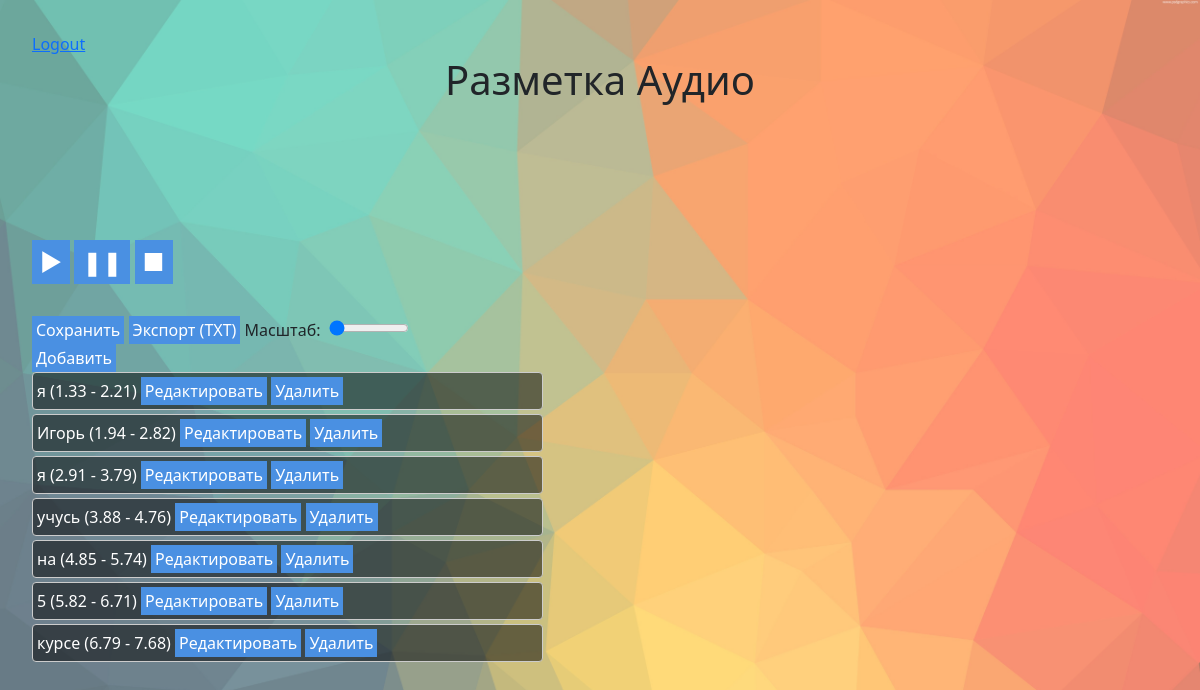
Page /word_timing/26/ (signed in) on the committed database.
### my_app/models.py (models this page shows, shortened)
class WordTiming(models.Model):
    transcription = models.ForeignKey(Transcription, on_delete=models.CASCADE)
    start_time = models.FloatField()
    end_time = models.FloatField()
    word = models.CharField(max_length=100)

### my_app/views.py (the view)
# urls.py: path('word_timing/<int:pk>/', views.word_timing, name='word_timing'),
@login_required
def word_timing(request, pk):
    transcription = Transcription.objects.get(id=pk)
    if request.method == 'POST':
        form = WordTimingForm(request.POST, request.FILES)
        if form.is_valid():
            if request.FILES.get('word_timing_file'):
                word_timing_file = request.FILES['word_timing_file']
                word_timing_file.open(mode='rt')
                content = word_timing_file.read().decode('utf-8')
                for line in content.splitlines():
                    start_time, end_time, word = line.strip().split('\t')
                    WordTiming.objects.create(
                        transcription=transcription,
                        start_time=float(start_time),
                        end_time=float(end_time),
                        word=word
                    )
            else:
                word_timing = form.save(commit=False)
                word_timing.transcription = transcription
                word_timing.save()
            return redirect('my_app:word_timing', pk=transcription.id)
    else:
        form = WordTimingForm()
    word_timings = WordTiming.objects.filter(transcription=transcription)
    context = {
        'form': form,
        'word_timings': word_timings,
        'transcription_id': transcription.id,
        'audio_file_url': transcription.audio_file.url,  # Add this line
        'MEDIA_URL': settings.MEDIA_URL,
    }
    return render(request, 'my_app/word_timing.html', context)

### my_app/forms.py
class WordTimingForm(forms.ModelForm):
    class Meta:
        model = WordTiming
        fields = ('word', 'start_time', 'end_time', 'word_timing_file')
        labels = {
            'word': 'Слово',
            'start_time': 'Начало диапазона',
            'end_time': 'Конец диапазона',
            'word_timing_file': 'Файл тайминга слов (.txt)'
        }
    word_timing_file = forms.FileField(required=False, validators=[validate_txt_file])

### my_app/templates/my_app/word_timing.html (shortened to what this page needs)
{% extends "base.html" %}
{% block content %}
  <h1>Разметка Аудио</h1>
  <div id="waveform"></div>
  <div id="word-timing-controls">
    <button id="play-btn">&#9658;</button>
    <button id="pause-btn">&#10074;&#10074;</button>
    <button id="stop-btn">&#9632;</button>
  </div>
  <div>
    <button id="submit">Сохранить</button>
    <button id="export-btn" onclick="location.href='{% url 'my_app:export_txt' transcription_id %}'">Экспорт (TXT)</button>
    <label for="zoom-slider">Масштаб:</label>
    <input type="range" id="zoom-slider" min="1" max="100" value="1">
  </div>
  <button id="toggle-add-form">Добавить</button>
  <div class="word-timings-container">
    <div class="word-timings">
      {% for word_timing in word_timings %}
      <div class="word-timing" data-id="{{ word_timing.id }}">
        <span>
          {{ word_timing.word }} ({{ word_timing.start_time|floatformat:2 }} - {{ word_timing.end_time|floatformat:2 }})
        </span>
        <button class="toggle-edit-btn">Редактировать</button>
        <button class="delete-btn" data-word-timing-id="{{ word_timing.id }}">Удалить</button>
      </div>
      {% endfor %}
    </div>
  </div>
{% endblock %}

### my_app/static/css/styles.css (style rules this page uses)
body { font-family: "Roboto", sans-serif; font-size: 16px; line-height: 1.5; padding: 32px; background-image: url('background.jpg'); background-size: cover; background-repeat: no-repeat; background-attachment: fixed; }
body::before { content: ""; background-color: rgba(255, 255, 255, 0.7); position: absolute; top: 0; right: 0; bottom: 0; left: 0; opacity: 0.5; z-index: -1; }
h1 { font-size: 36px; font-weight: 700; text-align: center; margin-bottom: 32px; }
.word-timing { border: 1px solid #ccc; border-radius: 4px; padding: 4px; margin-bottom: 4px; background-color: rgba(0, 0, 0, 0.5); color: #fff; max-width: 45%; }
#word-timing-controls { margin-bottom: 32px; }
button { font-size: 12px; font-weight: 400; border: none; border-radius: 4px; padding: 2px 4px; cursor: pointer; background-color: #4a90e2; color: #fff; margin-right: 8px; margin-bottom: 8px; }
label { display: inline-block; width: 80px; }
input { width: 80px; margin-right: 8px; }
.word-timings-container { max-height: 500px; overflow-y: auto; }
#play-btn, #pause-btn, #stop-btn { font-size: 24px; padding: 4px 8px; }

### rows in the picture
WordTiming: word "я", start_time "1.33", end_time "2.21"
WordTiming: word "Игорь", start_time "1.94", end_time "2.82"
WordTiming: word "я", start_time "2.91", end_time "3.79"
WordTiming: word "учусь", start_time "3.88", end_time "4.76"
WordTiming: word "на", start_time "4.85", end_time "5.74"
WordTiming: word "5", start_time "5.82", end_time "6.71"
WordTiming: word "курсе", start_time "6.79", end_time "7.68"
